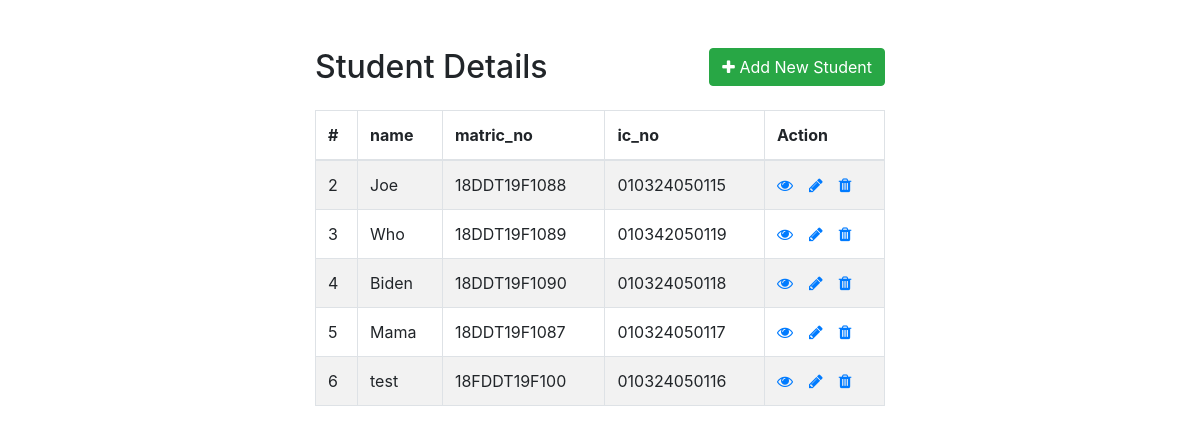
The page / on the database its author committed.
### tables this page shows
CREATE TABLE `student_info` (
  `idStudents` int(11) NOT NULL,
  `name` varchar(100) NOT NULL,
  `matric_no` varchar(12) NOT NULL,
  `ic_no` varchar(12) NOT NULL
);

### index.php (the view, shortened to what this page needs)
<!DOCTYPE html>
<html lang="en">
<head>
    <link rel="stylesheet" href="https://stackpath.bootstrapcdn.com/bootstrap/4.5.2/css/bootstrap.min.css">
    <link rel="stylesheet" href="https://maxcdn.bootstrapcdn.com/font-awesome/4.7.0/css/font-awesome.min.css">
</head>
<body>
    <div class="wrapper">
        <div class="container-fluid">
            <div class="row">
                <div class="col-md-12">
                    <div class="mt-5 mb-3 clearfix">
                        <h2 class="pull-left">Student Details</h2>
                        <a href="create.php" class="btn btn-success pull-right"><i class="fa fa-plus"></i> Add New Student</a>
                    </div>
                    <?php
                    require_once "config.php";
                    $sql = "SELECT * FROM student_info";
                    if($result = mysqli_query($link, $sql)){
                        if(mysqli_num_rows($result) > 0){
                            echo '<table class="table table-bordered table-striped">';
                                echo "<thead>";
                                    echo "<tr>";
                                        echo "<th>#</th>";
                                        echo "<th>name</th>";
                                        echo "<th>matric_no</th>";
                                        echo "<th>ic_no</th>";
                                        echo "<th>Action</th>";
                                    echo "</tr>";
                                echo "</thead>";
                                echo "<tbody>";
                                while($row = mysqli_fetch_array($result)){
                                    echo "<tr>";
                                        echo "<td>" . $row['idStudents'] . "</td>";
                                        echo "<td>" . $row['name'] . "</td>";
                                        echo "<td>" . $row['matric_no'] . "</td>";
                                        echo "<td>" . $row['ic_no'] . "</td>";
                                        echo "<td>";
                                            echo '<a href="read.php?idStudents='. $row['idStudents'] .'" class="mr-3" title="View Record" data-toggle="tooltip"><span class="fa fa-eye"></span></a>';
                                            echo '<a href="update.php?idStudents='. $row['idStudents'] .'" class="mr-3" title="Update Record" data-toggle="tooltip"><span class="fa fa-pencil"></span></a>';
                                            echo '<a href="delete.php?idStudents='. $row['idStudents'] .'" title="Delete Record" data-toggle="tooltip"><span class="fa fa-trash"></span></a>';
                                        echo "</td>";
                                    echo "</tr>";
                                }
                                echo "</tbody>";
                            echo "</table>";
                        } else{
                            echo '<div class="alert alert-danger"><em>No records were found.</em></div>';
                        }
                    } else{
                        echo "Oops! Something went wrong. Please try again later.";
                    }
                    ?>
                </div>
            </div>
        </div>
    </div>
</body>
</html>

### index.php (style rules this page uses)
.wrapper { width: 600px; margin: 0 auto; }
table tr td:last-child { width: 120px; }

### rows shown on the page
student_info: idStudents "2", name "Joe", matric_no "18DDT19F1088", ic_no "010324050115"
student_info: idStudents "3", name "Who", matric_no "18DDT19F1089", ic_no "010342050119"
student_info: idStudents "4", name "Biden", matric_no "18DDT19F1090", ic_no "010324050118"
student_info: idStudents "5", name "Mama", matric_no "18DDT19F1087", ic_no "010324050117"
student_info: idStudents "6", name "test", matric_no "18FDDT19F100", ic_no "010324050116"
